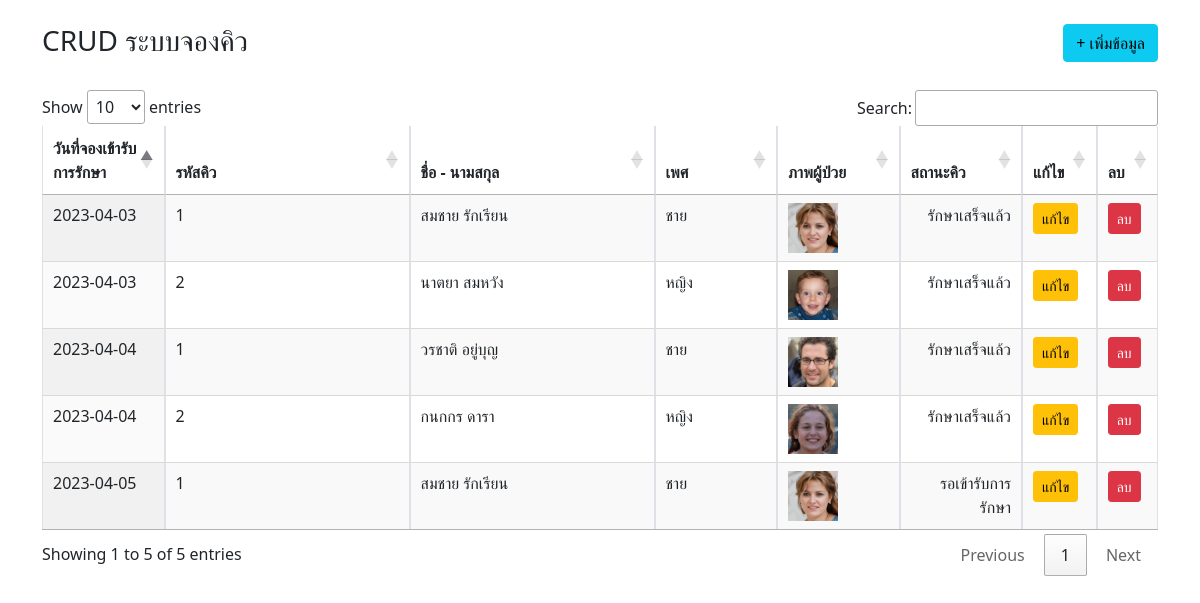
The page / on the database its author committed.
### tables this page shows
CREATE TABLE `tbl_queue` (
  `qdate` date NOT NULL,
  `qnumber` int(5) NOT NULL,
  `pid` varchar(13) NOT NULL,
  `qstatus` varchar(50) NOT NULL
);

CREATE TABLE `tbl_patient` (
  `pid` varchar(13) NOT NULL,
  `pname` varchar(255) NOT NULL,
  `pgender` varchar(10) NOT NULL,
  `pimage` varchar(255) NOT NULL
);

### index.php (the view, shortened to what this page needs)
<!DOCTYPE html>
<html lang="en">
<head>
    <link href="https://cdn.jsdelivr.net/npm/bootstrap@5.1.1/dist/css/bootstrap.min.css" rel="stylesheet">
    <link rel="stylesheet" type="text/css" href="https://cdn.datatables.net/1.13.4/css/jquery.dataTables.css">
    <link rel="stylesheet" href="./css/style.css">
</head>
<body>
    <div class="container">
        <div class="row">
            <div class="col-md-12"> <br>
                <h3>CRUD ระบบจองคิว <a href="addQueue_dropdown.php" class="btn btn-info float-end">+ เพิ่มข้อมูล</a> </h3> <br/>
                <table id="customerTable" class="display table table-striped  table-hover table-responsive table-bordered ">
                    <thead align="center">
                        <tr>
                            <th width="10%">วันที่จองเข้ารับการรักษา</th>
                            <th width="20%">รหัสคิว</th>
                            <th width="20%">ชื่อ - นามสกุล</th>
                            <th width="10%">เพศ</th>
                            <th width="10%">ภาพผู้ป่วย</th>
                            <th width="10%">สถานะคิว</th>
                            <th width="5%">แก้ไข</th>
                            <th width="5%">ลบ</th>
                        </tr>
                    </thead>
                    <tbody>
                        <?php
                        require 'connect.php';
                        $sql = 'SELECT * FROM tbl_queue tq, tbl_patient tp WHERE tq.pid = tp.pid';
                        $stmt = $conn->prepare($sql);
                        $stmt->execute();
                        $result = $stmt->fetchAll();
                        foreach ($result as $r) { ?>
                            <tr>
                                <td><?= $r['qdate'] ?></td>
                                <td><?= $r['qnumber'] ?></td>
                                <td><?= $r['pname'] ?></td>
                                <td><?= $r['pgender'] ?></td>
                                <td><img src="./image/<?= $r['pimage']; ?>" width="50px" height="50" alt="image" onclick="enlargeImg()" id="img1" ></td>
                                <td align="right"><?= $r['qstatus'] ?></td>
                                <td><a href="updateQueueForm.php?qdate=<?= $r['qdate'] ?>&qnumber=<?= $r['qnumber'] ?>" class="btn btn-warning btn-sm">แก้ไข</a></td>
                                <td><a href="deleteQueue.php?qdate=<?= $r['qdate'] ?>&qnumber=<?= $r['qnumber'] ?>" class="btn btn-danger btn-sm" onclick="return confirm('ยืนยันการลบข้อมูล !!');">ลบ</a></td>
                            </tr>
                        <?php }
                        ?>
                    </tbody>
                </table>
            </div>
        </div>
    </div>
</body>
</html>

### css/style.css (style rules this page uses)
img { transition: transform 0.25s ease; }

### rows shown on the page
tbl_queue: qdate "2023-04-03", qnumber "1", pid.pname "สมชาย รักเรียน", pid.pgender "ชาย", pid.pimage (picture), qstatus "รักษาเสร็จแล้ว"
tbl_queue: qdate "2023-04-04", qnumber "1", pid.pname "วรชาติ อยู่บุญ", pid.pgender "ชาย", pid.pimage (picture), qstatus "รักษาเสร็จแล้ว"
tbl_queue: qdate "2023-04-05", qnumber "1", pid.pname "สมชาย รักเรียน", pid.pgender "ชาย", pid.pimage (picture), qstatus "รอเข้ารับการรักษา"
tbl_queue: qdate "2023-04-03", qnumber "2", pid.pname "นาตยา สมหวัง", pid.pgender "หญิง", pid.pimage (picture), qstatus "รักษาเสร็จแล้ว"
tbl_queue: qdate "2023-04-04", qnumber "2", pid.pname "กนกกร ดารา", pid.pgender "หญิง", pid.pimage (picture), qstatus "รักษาเสร็จแล้ว"
